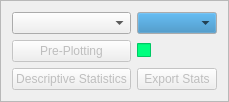
         <widget class="QFrame" name="frame_6">
          <property name="frameShape">
           <enum>QFrame::StyledPanel</enum>
          </property>
          <property name="frameShadow">
           <enum>QFrame::Raised</enum>
          </property>
          <layout class="QGridLayout" name="gridLayout_30">
           <item row="1" column="1">
            <widget class="QPushButton" name="prePlotButton">
             <property name="enabled">
              <bool>false</bool>
             </property>
             <property name="text">
              <string>Pre-Plotting</string>
             </property>
            </widget>
           </item>
           <item row="3" column="1">
            <widget class="QPushButton" name="descrButton">
             <property name="enabled">
              <bool>false</bool>
             </property>
             <property name="text">
              <string>Descriptive Statistics</string>
             </property>
            </widget>
           </item>
           <item row="1" column="2">
            <widget class="QCheckBox" name="checkPrePlot">
             <property name="enabled">
              <bool>false</bool>
             </property>
             <property name="palette">
              <palette>
               <active>
                <colorrole role="WindowText">
                 <brush brushstyle="SolidPattern">
                  <color alpha="255">
                   <red>0</red>
                   <green>0</green>
                   <blue>0</blue>
                  </color>
                 </brush>
                </colorrole>
                <colorrole role="Button">
                 <brush brushstyle="SolidPattern">
                  <color alpha="255">
                   <red>0</red>
                   <green>255</green>
                   <blue>127</blue>
                  </color>
                 </brush>
                </colorrole>
                <colorrole role="Light">
                 <brush brushstyle="SolidPattern">
                  <color alpha="255">
                   <red>127</red>
                   <green>255</green>
                   <blue>191</blue>
                  </color>
                 </brush>
                </colorrole>
                <colorrole role="Midlight">
                 <brush brushstyle="SolidPattern">
                  <color alpha="255">
                   <red>63</red>
                   <green>255</green>
                   <blue>159</blue>
                  </color>
                 </brush>
                </colorrole>
                <colorrole role="Dark">
                 <brush brushstyle="SolidPattern">
                  <color alpha="255">
                   <red>0</red>
                   <green>127</green>
                   <blue>63</blue>
                  </color>
                 </brush>
                </colorrole>
                <colorrole role="Mid">
                 <brush brushstyle="SolidPattern">
                  <color alpha="255">
                   <red>0</red>
                   <green>170</green>
                   <blue>84</blue>
                  </color>
                 </brush>
                </colorrole>
                <colorrole role="Text">
                 <brush brushstyle="SolidPattern">
                  <color alpha="255">
                   <red>0</red>
                   <green>0</green>
                   <blue>0</blue>
                  </color>
                 </brush>
                </colorrole>
                <colorrole role="BrightText">
                 <brush brushstyle="SolidPattern">
                  <color alpha="255">
                   <red>255</red>
                   <green>255</green>
                   <blue>255</blue>
                  </color>
                 </brush>
                </colorrole>
                <colorrole role="ButtonText">
                 <brush brushstyle="SolidPattern">
                  <color alpha="255">
                   <red>0</red>
                   <green>0</green>
                   <blue>0</blue>
                  </color>
                 </brush>
                </colorrole>
                <colorrole role="Base">
                 <brush brushstyle="SolidPattern">
                  <color alpha="255">
                   <red>255</red>
                   <green>255</green>
                   <blue>255</blue>
                  </color>
                 </brush>
                </colorrole>
                <colorrole role="Window">
                 <brush brushstyle="SolidPattern">
                  <color alpha="255">
                   <red>0</red>
                   <green>255</green>
                   <blue>127</blue>
                  </color>
                 </brush>
                </colorrole>
                <colorrole role="Shadow">
                 <brush brushstyle="SolidPattern">
                  <color alpha="255">
                   <red>0</red>
                   <green>0</green>
                   <blue>0</blue>
                  </color>
                 </brush>
                </colorrole>
                <colorrole role="AlternateBase">
                 <brush brushstyle="SolidPattern">
                  <color alpha="255">
                   <red>127</red>
                   <green>255</green>
                   <blue>191</blue>
                  </color>
                 </brush>
                </colorrole>
                <colorrole role="ToolTipBase">
                 <brush brushstyle="SolidPattern">
                  <color alpha="255">
                   <red>255</red>
                   <green>255</green>
                   <blue>220</blue>
                  </color>
                 </brush>
                </colorrole>
                <colorrole role="ToolTipText">
                 <brush brushstyle="SolidPattern">
                  <color alpha="255">
                   <red>0</red>
                   <green>0</green>
                   <blue>0</blue>
                  </color>
                 </brush>
                </colorrole>
               </active>
               <inactive>
                <colorrole role="WindowText">
                 <brush brushstyle="SolidPattern">
                  <color alpha="255">
                   <red>0</red>
                   <green>0</green>
                   <blue>0</blue>
                  </color>
                 </brush>
                </colorrole>
                <colorrole role="Button">
                 <brush brushstyle="SolidPattern">
                  <color alpha="255">
                   <red>0</red>
                   <green>255</green>
                   <blue>127</blue>
                  </color>
                 </brush>
                </colorrole>
                <colorrole role="Light">
                 <brush brushstyle="SolidPattern">
                  <color alpha="255">
                   <red>127</red>
                   <green>255</green>
                   <blue>191</blue>
                  </color>
                 </brush>
                </colorrole>
                <colorrole role="Midlight">
                 <brush brushstyle="SolidPattern">
                  <color alpha="255">
                   <red>63</red>
                   <green>255</green>
                   <blue>159</blue>
                  </color>
                 </brush>
                </colorrole>
                <colorrole role="Dark">
                 <brush brushstyle="SolidPattern">
                  <color alpha="255">
                   <red>0</red>
                   <green>127</green>
                   <blue>63</blue>
                  </color>
                 </brush>
                </colorrole>
                <colorrole role="Mid">
                 <brush brushstyle="SolidPattern">
                  <color alpha="255">
                   <red>0</red>
                   <green>170</green>
                   <blue>84</blue>
                  </color>
                 </brush>
                </colorrole>
                <colorrole role="Text">
                 <brush brushstyle="SolidPattern">
                  <color alpha="255">
                   <red>0</red>
                   <green>0</green>
                   <blue>0</blue>
                  </color>
                 </brush>
                </colorrole>
                <colorrole role="BrightText">
                 <brush brushstyle="SolidPattern">
                  <color alpha="255">
                   <red>255</red>
                   <green>255</green>
                   <blue>255</blue>
                  </color>
                 </brush>
                </colorrole>
                <colorrole role="ButtonText">
                 <brush brushstyle="SolidPattern">
                  <color alpha="255">
                   <red>0</red>
                   <green>0</green>
                   <blue>0</blue>
                  </color>
                 </brush>
                </colorrole>
                <colorrole role="Base">
                 <brush brushstyle="SolidPattern">
                  <color alpha="255">
                   <red>255</red>
                   <green>255</green>
                   <blue>255</blue>
                  </color>
                 </brush>
                </colorrole>
                <colorrole role="Window">
                 <brush brushstyle="SolidPattern">
                  <color alpha="255">
                   <red>0</red>
                   <green>255</green>
                   <blue>127</blue>
                  </color>
                 </brush>
                </colorrole>
                <colorrole role="Shadow">
                 <brush brushstyle="SolidPattern">
                  <color alpha="255">
                   <red>0</red>
                   <green>0</green>
                   <blue>0</blue>
                  </color>
                 </brush>
                </colorrole>
                <colorrole role="AlternateBase">
                 <brush brushstyle="SolidPattern">
                  <color alpha="255">
                   <red>127</red>
                   <green>255</green>
                   <blue>191</blue>
                  </color>
                 </brush>
                </colorrole>
                <colorrole role="ToolTipBase">
                 <brush brushstyle="SolidPattern">
                  <color alpha="255">
                   <red>255</red>
                   <green>255</green>
                   <blue>220</blue>
                  </color>
                 </brush>
                </colorrole>
                <colorrole role="ToolTipText">
                 <brush brushstyle="SolidPattern">
                  <color alpha="255">
                   <red>0</red>
                   <green>0</green>
                   <blue>0</blue>
                  </color>
                 </brush>
                </colorrole>
               </inactive>
               <disabled>
                <colorrole role="WindowText">
                 <brush brushstyle="SolidPattern">
                  <color alpha="255">
                   <red>0</red>
                   <green>127</green>
                   <blue>63</blue>
                  </color>
                 </brush>
                </colorrole>
                <colorrole role="Button">
                 <brush brushstyle="SolidPattern">
                  <color alpha="255">
                   <red>0</red>
                   <green>255</green>
                   <blue>127</blue>
                  </color>
                 </brush>
                </colorrole>
                <colorrole role="Light">
                 <brush brushstyle="SolidPattern">
                  <color alpha="255">
                   <red>127</red>
                   <green>255</green>
                   <blue>191</blue>
                  </color>
                 </brush>
                </colorrole>
                <colorrole role="Midlight">
                 <brush brushstyle="SolidPattern">
                  <color alpha="255">
                   <red>63</red>
                   <green>255</green>
                   <blue>159</blue>
                  </color>
                 </brush>
                </colorrole>
                <colorrole role="Dark">
                 <brush brushstyle="SolidPattern">
                  <color alpha="255">
                   <red>0</red>
                   <green>127</green>
                   <blue>63</blue>
                  </color>
                 </brush>
                </colorrole>
                <colorrole role="Mid">
                 <brush brushstyle="SolidPattern">
                  <color alpha="255">
                   <red>0</red>
                   <green>170</green>
                   <blue>84</blue>
                  </color>
                 </brush>
                </colorrole>
                <colorrole role="Text">
                 <brush brushstyle="SolidPattern">
                  <color alpha="255">
                   <red>0</red>
                   <green>127</green>
                   <blue>63</blue>
                  </color>
                 </brush>
                </colorrole>
                <colorrole role="BrightText">
                 <brush brushstyle="SolidPattern">
                  <color alpha="255">
                   <red>255</red>
                   <green>255</green>
                   <blue>255</blue>
                  </color>
                 </brush>
                </colorrole>
                <colorrole role="ButtonText">
                 <brush brushstyle="SolidPattern">
                  <color alpha="255">
                   <red>0</red>
                   <green>127</green>
                   <blue>63</blue>
                  </color>
                 </brush>
                </colorrole>
                <colorrole role="Base">
                 <brush brushstyle="SolidPattern">
                  <color alpha="255">
                   <red>0</red>
                   <green>255</green>
                   <blue>127</blue>
                  </color>
                 </brush>
                </colorrole>
                <colorrole role="Window">
                 <brush brushstyle="SolidPattern">
                  <color alpha="255">
                   <red>0</red>
                   <green>255</green>
                   <blue>127</blue>
                  </color>
                 </brush>
                </colorrole>
                <colorrole role="Shadow">
                 <brush brushstyle="SolidPattern">
                  <color alpha="255">
                   <red>0</red>
                   <green>0</green>
                   <blue>0</blue>
                  </color>
                 </brush>
                </colorrole>
                <colorrole role="AlternateBase">
                 <brush brushstyle="SolidPattern">
                  <color alpha="255">
                   <red>0</red>
                   <green>255</green>
                   <blue>127</blue>
                  </color>
                 </brush>
                </colorrole>
                <colorrole role="ToolTipBase">
                 <brush brushstyle="SolidPattern">
                  <color alpha="255">
                   <red>255</red>
                   <green>255</green>
                   <blue>220</blue>
                  </color>
                 </brush>
                </colorrole>
                <colorrole role="ToolTipText">
                 <brush brushstyle="SolidPattern">
                  <color alpha="255">
                   <red>0</red>
                   <green>0</green>
                   <blue>0</blue>
                  </color>
                 </brush>
                </colorrole>
               </disabled>
              </palette>
             </property>
             <property name="text">
              <string/>
             </property>
             <property name="checkable">
              <bool>true</bool>
             </property>
             <property name="checked">
              <bool>false</bool>
             </property>
            </widget>
           </item>
           <item row="0" column="2">
            <widget class="QComboBox" name="comboBox_DS_2">
             <property name="palette">
              <palette>
               <active>
                <colorrole role="Button">
                 <brush brushstyle="SolidPattern">
                  <color alpha="255">
                   <red>41</red>
                   <green>128</green>
                   <blue>185</blue>
                  </color>
                 </brush>
                </colorrole>
               </active>
               <inactive>
                <colorrole role="Button">
                 <brush brushstyle="SolidPattern">
                  <color alpha="255">
                   <red>41</red>
                   <green>128</green>
                   <blue>185</blue>
                  </color>
                 </brush>
                </colorrole>
               </inactive>
               <disabled>
                <colorrole role="Button">
                 <brush brushstyle="SolidPattern">
                  <color alpha="255">
                   <red>41</red>
                   <green>128</green>
                   <blue>185</blue>
                  </color>
                 </brush>
                </colorrole>
               </disabled>
              </palette>
             </property>
            </widget>
           </item>
           <item row="0" column="1">
            <widget class="QComboBox" name="comboBox_Source2"/>
           </item>
           <item row="3" column="2">
            <widget class="QPushButton" name="exportStatsButton">
             <property name="enabled">
              <bool>false</bool>
             </property>
             <property name="text">
              <string>Export Stats</string>
             </property>
            </widget>
           </item>
          </layout>
         </widget>
